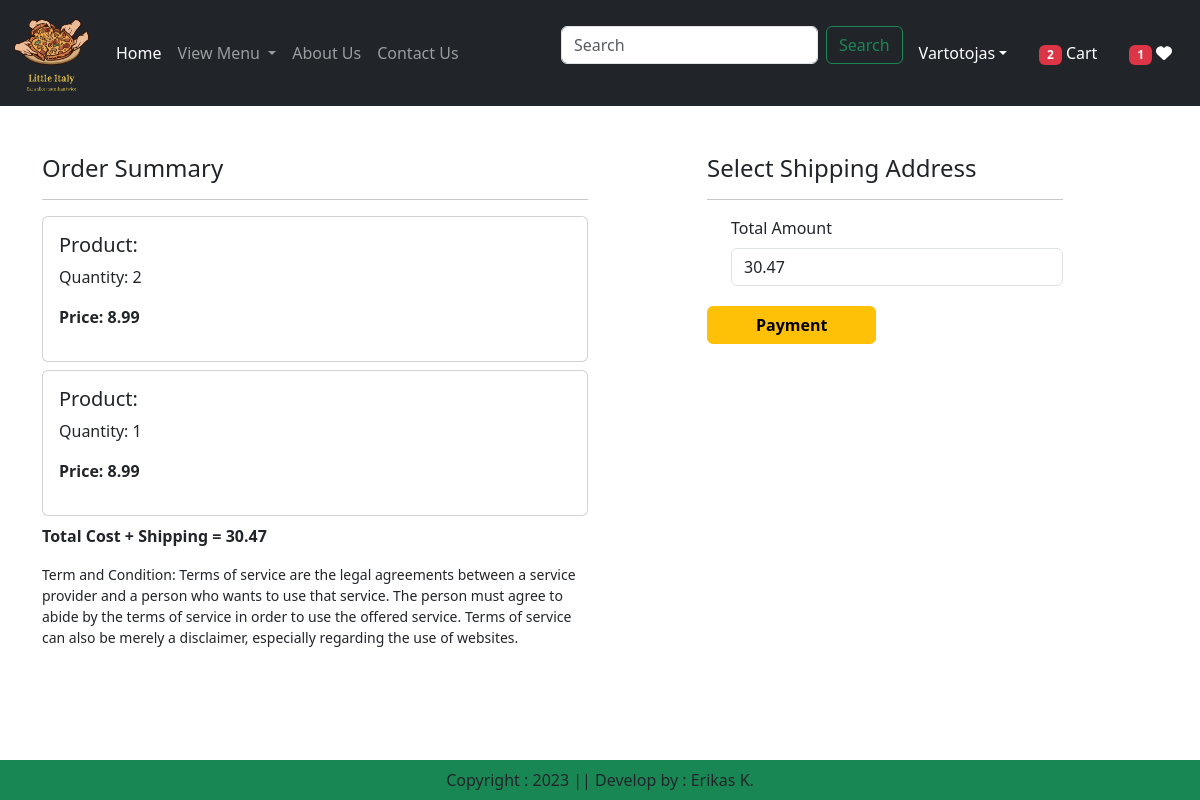
/checkout/ (signed in), run on an earlier commit of the app's database.
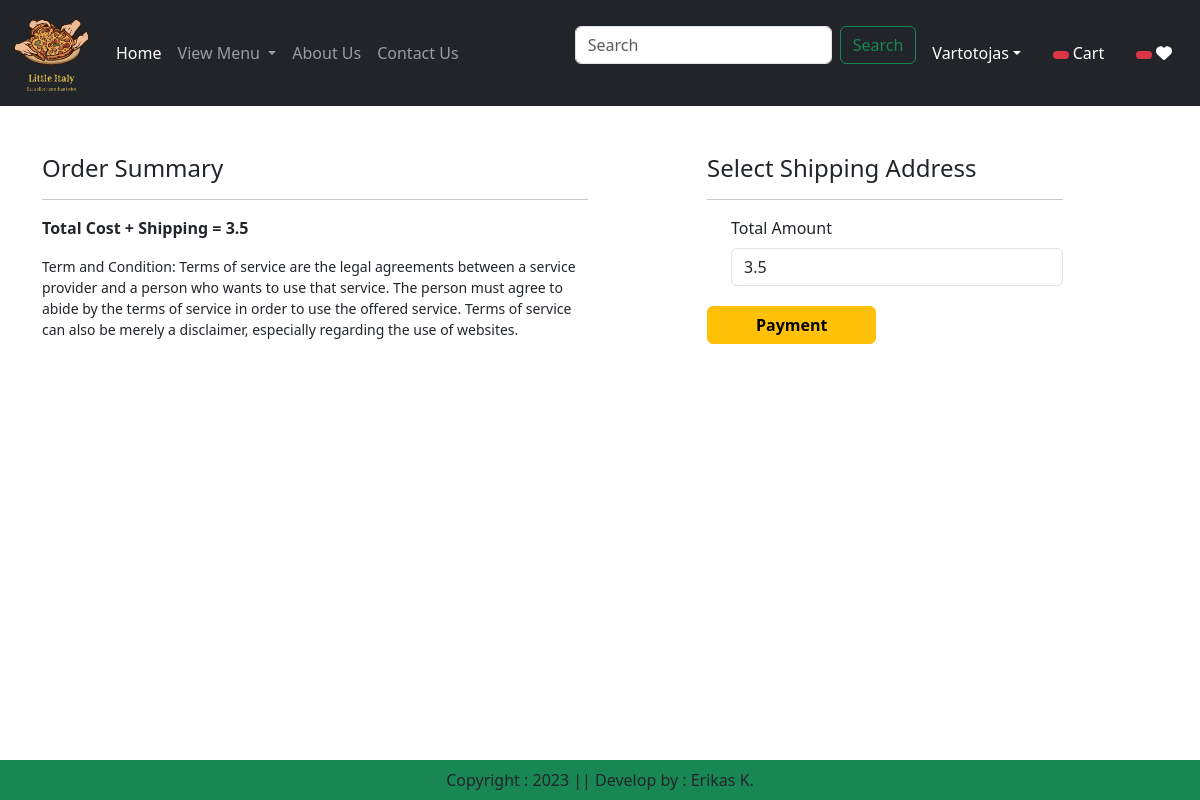
And on a later commit of the database.
### app/models.py (models this page shows, shortened)
class Cart(models.Model):
    user = models.ForeignKey(User, on_delete=models.CASCADE)
    product = models.ForeignKey(Product, on_delete=models.CASCADE)
    quantity = models.PositiveIntegerField(default=1)

class Product(models.Model):
    title = models.CharField(max_length=100)
    selling_price = models.FloatField()
    discounted_price = models.FloatField(null=True)
    description = models.TextField()
    composition = models.TextField(default='')
    category = models.CharField(choices=CATEGORY_CHOICES, max_length=2)
    product_image = models.ImageField(upload_to='product')

### app/views.py (the view)
# urls.py: path('checkout/', views.checkout.as_view(), name='checkout'),
class checkout(View):
    def get(self, request):
        totalitem = 0
        wishitem = 0
        if request.user.is_authenticated:
            totalitem = len(Cart.objects.filter(user=request.user))
            wishitem = len(Wishlist.objects.filter(user=request.user))
        user = request.user
        add = Customer.objects.filter(user=user)
        cart_items = Cart.objects.filter(user=user)
        famount = 0
        for p in cart_items:
            value = p.quantity * p.product.discounted_price
            famount = famount + value
        totalamount = famount + 3.50
        return render(request, 'app/checkout.html', locals())

### app/templates/app/checkout.html (shortened to what this page needs)
{% extends "app/base.html" %}
{% load static %}
{% block main-content %}
<div class="container">
    <div class="row mt-5">
        <div class="col-sm-6">
            <h4>Order Summary</h4>
            <hr>
            {% for item in cart_items %}
            <div class="card mb-2">
                <div class="card-body">
                    <h5>Product: {{item.product_title}}</h5>
                    <p>Quantity: {{item.quantity}}</p>
                    <p class="fw-bold">Price: {{item.product.discounted_price}}</p>
                </div>
            </div>
            {% endfor %}
            <p class="fw-bold">Total Cost + Shipping = {{totalamount}}</p>
            <small>Term and Condition: Terms of service are the legal agreements between a service provider and a
                person who wants to use that service. The person must agree to abide by the terms of service in
                order to use the offered service. Terms of service can also be merely a disclaimer, especially
                regarding the use of websites. </small>
        </div>
        <div class="col-sm-4 offset-sm-1">
            <h4>Select Shipping Address</h4>
            <hr>
            <form method="post" id="myform">
                <div class="form-check mb-1">
                    <label for="totamount" class="form-label">Total Amount</label>
                    <input type="number" class="form-control" name="totamount" value={{totalamount}} readonly>
                </div>
                <div>
                    <button id="rzp-button1" type="submit" class="btn btn-warning mt-3 px-5 fw-bold">Payment</button>
                </div>
            </form>
        </div>
    </div>
</div>
{% endblock main-content %}

What changed in the data, as far as the page shows it:
removed Cart: quantity "2", product.discounted_price "8.99"
removed Cart: quantity "1", product.discounted_price "8.99"
Also different on the page:
{{ totalamount }}: "30.47" → "3.5"
form field totamount: "30.47" → "3.5"
{{ totalitem }}: "2" → (not shown)
{{ wishitem }}: "1" → (not shown)
